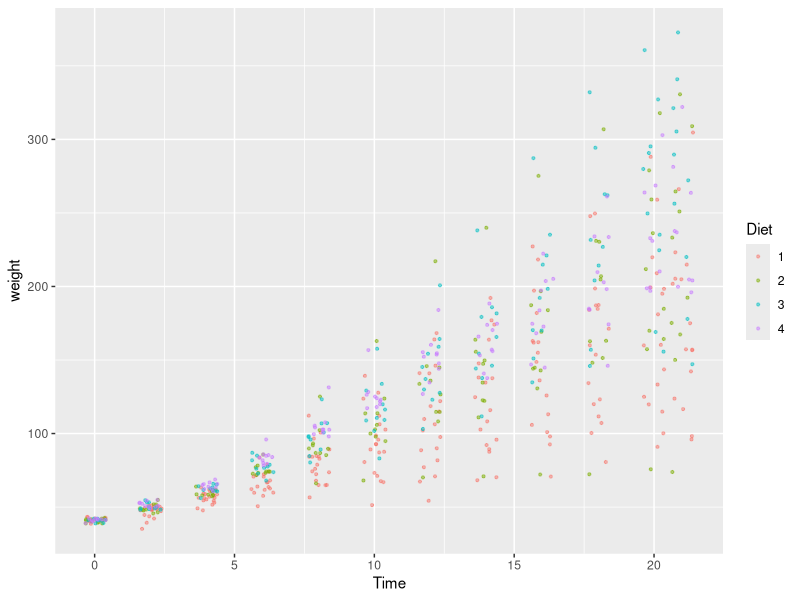
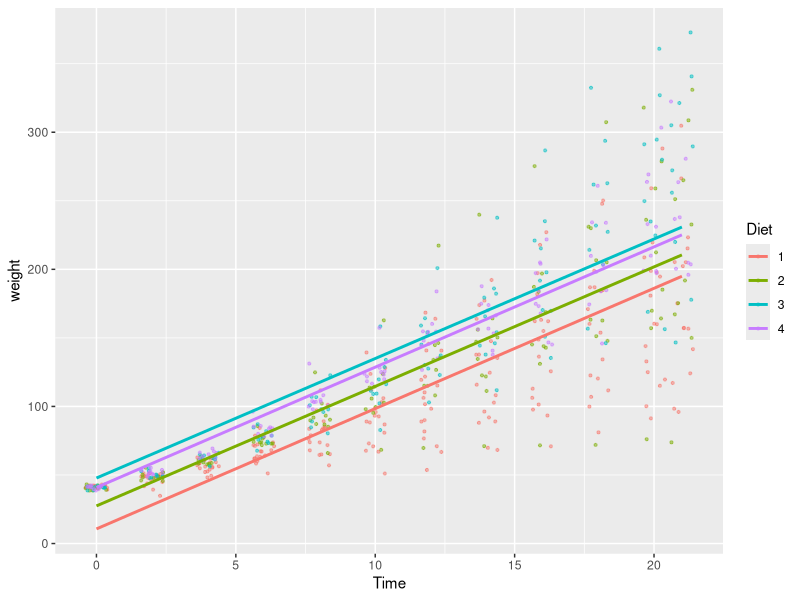
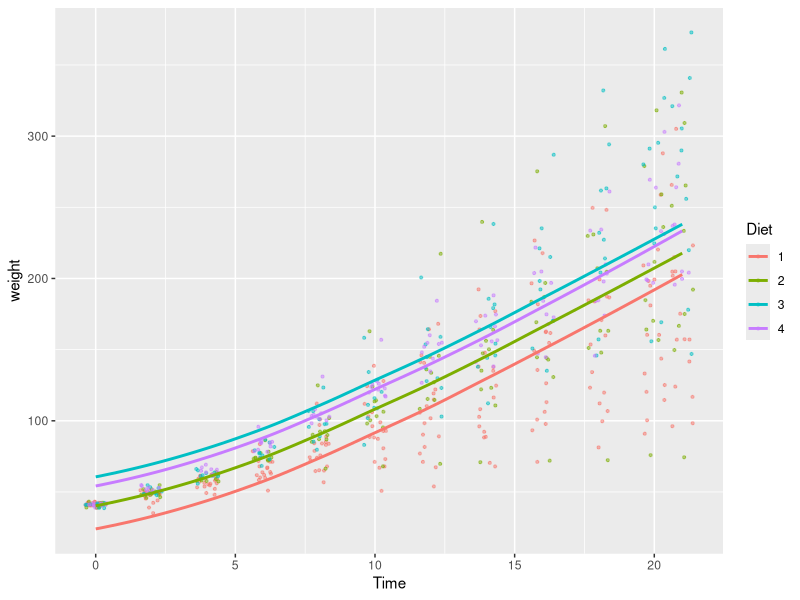
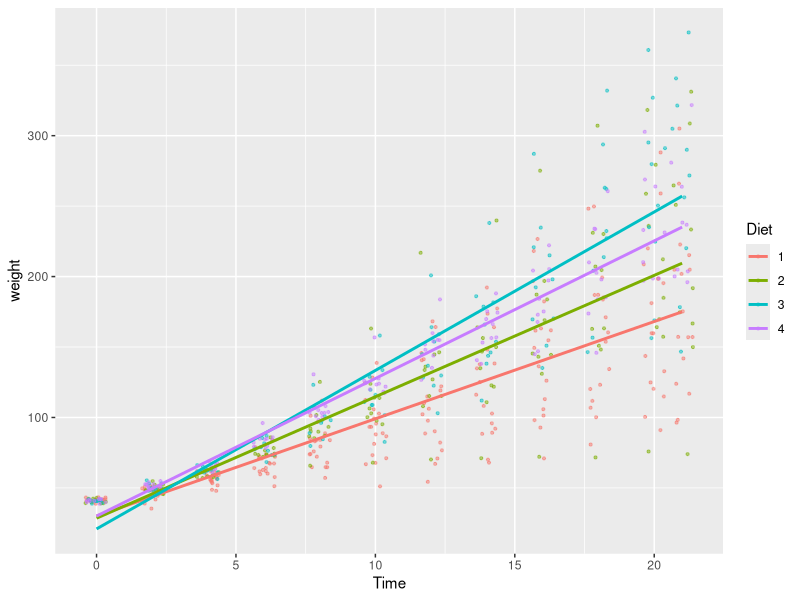
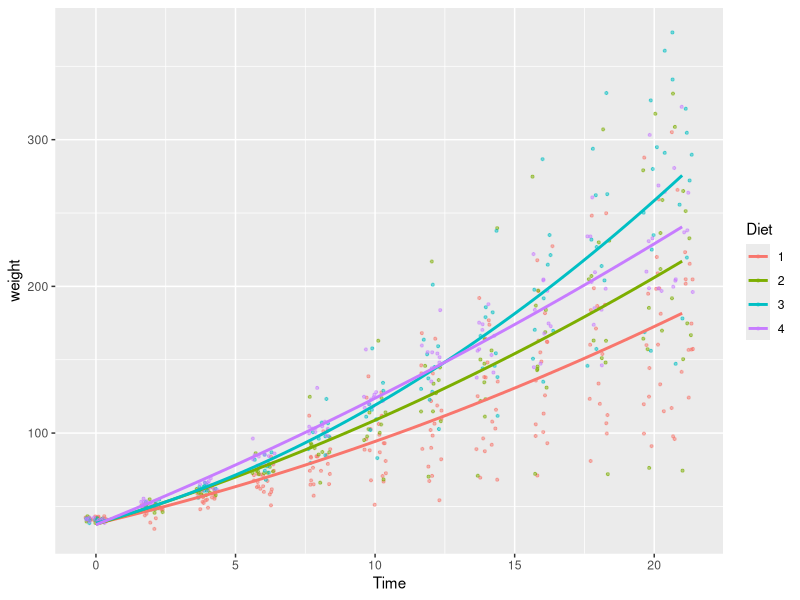

Generate these figures, in order, with R:
## ---- chunk 1
library(dplyr)
library(ggplot2)
library(lme4)
library(lsmeans)

# make a copy of dataset
ChickWeight2 <- ChickWeight
## ---- chunk 2
model_1 <- ChickWeight2 %>% 
  with(lmer(weight ~  Diet + Time  + (1 | Chick))) 

# marginal effects 
summary(model_1)

# lsmeans: projected mean for each Diet 
lsmeans::lsmeans(model_1, specs=c("Diet"))
## ---- chunk 3
# add a factor time variable
ChickWeight2 <- ChickWeight2 %>% mutate(Time_fac = as.factor(Time)) 

model_2 <- ChickWeight2 %>%
  with(lmer(weight ~  Diet + Time_fac + (1 | Chick)))

# marginal effects 
summary(model_2)

# lsmeans: projected mean for each Diet 
lsmeans::lsmeans(model_2, specs=c("Diet"))

# lsmeans: projected mean for each combination of Time_fac and Diet 
lsmeans::lsmeans(model_2, specs=c("Time_fac","Diet"))
## ---- chunk 4
# make a copy of dataset
ChickWeight2 <- ChickWeight

model_3 <- ChickWeight2 %>% 
  with(lmer(weight ~ Diet*Time - Diet + (1 | Chick))) 

# marginal effects 
summary(model_3)

# lsmeans: projected mean for each Diet at given Time values 
lsmeans::lsmeans(model_3, specs=c("Diet"), at=list(Time=c(5, 10, 20)))
## ---- chunk 5
model_4 <- ChickWeight2 %>%
  with(lmer(weight ~ Diet:Time + Diet:I(Time^2) - Diet  + (1 | Chick)))

# marginal effects
summary(model_4)

# lsmeans: projected mean for each Diet at given Time values 
lsmeans::lsmeans(model_4, specs=c("Diet"), at=list(Time=c(5, 10, 20)))
## ---- chunk 6
# raw data plot 
base_plot <- 
  ChickWeight2 %>%
    ggplot(aes( x = Time, 
                y = weight, 
                color = Diet)) + 
    geom_jitter(size =.75, alpha=.5) 

base_plot
## ---- chunk 7
# overlay model_1, approximated by  y ~ x
base_plot +
  geom_smooth(
    aes(x = Time, 
        y = fitted.values(model_1),
        color = Diet),
    method='lm', formula = y ~ x, se=FALSE)
## ---- chunk 8
# overlay model_2, approximated by loess 
base_plot +
  geom_smooth(
    aes(x = Time, 
        y = fitted.values(model_2),
        color = Diet), se=FALSE)
## ---- chunk 9
# overlay model_3, approximated by  y ~ x
base_plot +
  geom_smooth(
    aes(x = Time, 
        y = fitted.values(model_3),
        color = Diet),
    method='lm', formula = y ~ x, se=FALSE)
## ---- chunk 10
# overlay model_4, approximated by  y ~ x + x^2 
base_plot +
  geom_smooth(
    aes(x = Time, 
        y = fitted.values(model_4),
        color = Diet),
    method='lm', formula = y ~ x + I(x^2), se=FALSE)
